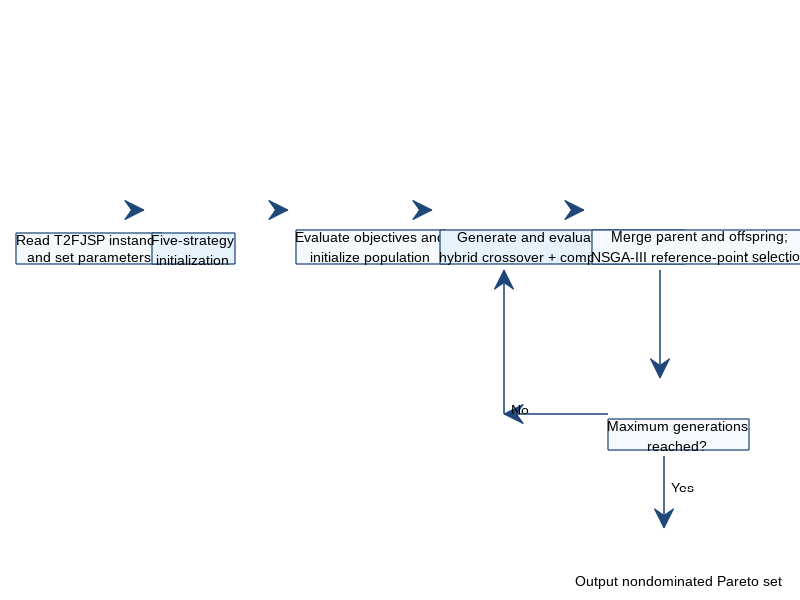

Recreate this plot in MATLAB. (Note: this script raises an error after producing the figure.)
function export_revised_figures()
%EXPORT_REVISED_FIGURES Create Figures 5 and 7 for the final 110 manuscript.
%   Figure 5 documents the final INSGA-III workflow (initialization + hybrid
%   crossover; no dynamic elitism). Figure 7 summarizes all 1,440 completed
%   factorial-ablation runs, rather than selecting a single representative
%   Pareto front.

    root = fileparts(fileparts(mfilename('fullpath')));
    resultsRoot = fullfile(root,'results');

    % Figure 5: compact final-algorithm workflow.
    fig = figure('Visible','off','Color','w','Position',[100 100 1100 390]);
    ax = axes(fig,'Position',[0 0 1 1]); axis(ax,[0 1 0 1]); axis(ax,'off');
    boxes = [0.02 0.56 0.14 0.18; 0.19 0.56 0.15 0.18; 0.37 0.56 0.15 0.18; ...
             0.55 0.56 0.16 0.18; 0.74 0.56 0.17 0.18];
    labels = {'Read T2FJSP instance\nand set parameters', ...
              'Five-strategy\ninitialization', ...
              'Evaluate objectives and\ninitialize population', ...
              'Generate and evaluate offspring:\nhybrid crossover + composite mutation', ...
              'Merge parent and offspring;\nNSGA-III reference-point selection'};
    % Neutral blue-grey palette shared with the statistical figures.
    colors = {[0.96 0.98 1.00],[0.90 0.95 0.99],[0.96 0.98 1.00],...
              [0.90 0.95 0.99],[0.96 0.98 1.00]};
    for k = 1:numel(labels)
        labelText = strrep(labels{k},'\n',newline);
        annotation(fig,'textbox',boxes(k,:),'String',labelText, ...
            'HorizontalAlignment','center','VerticalAlignment','middle', ...
            'FontName','Arial','FontSize',10,'LineWidth',0.9, ...
            'BackgroundColor',colors{k},'EdgeColor',[0.12 0.28 0.48], ...
            'Interpreter','none');
    end
    for k = 1:4
        x1 = boxes(k,1)+boxes(k,3); x2 = boxes(k+1,1);
        annotation(fig,'arrow',[x1+0.01 x2-0.01],[0.65 0.65], ...
            'LineWidth',1.1,'Color',[0.12 0.28 0.48]);
    end
    % Explicit termination decision and labelled Yes/No paths.
    annotation(fig,'textbox',[0.76 0.25 0.14 0.12], ...
        'String',sprintf('Maximum generations\nreached?'), ...
        'HorizontalAlignment','center','VerticalAlignment','middle', ...
        'FontName','Arial','FontSize',10,'LineWidth',0.9, ...
        'BackgroundColor',[0.97 0.98 0.99],'EdgeColor',[0.12 0.28 0.48], ...
        'Interpreter','none');
    annotation(fig,'arrow',[0.825 0.825],[0.55 0.37], ...
        'LineWidth',1.1,'Color',[0.12 0.28 0.48]);
    annotation(fig,'arrow',[0.76 0.63],[0.31 0.31], ...
        'LineWidth',1.1,'Color',[0.12 0.28 0.48]);
    annotation(fig,'arrow',[0.63 0.63],[0.31 0.55], ...
        'LineWidth',1.1,'Color',[0.12 0.28 0.48]);
    annotation(fig,'textbox',[0.64 0.31 0.05 0.04],'String','No', ...
        'HorizontalAlignment','center','FontName','Arial', ...
        'FontSize',10,'EdgeColor','none');
    annotation(fig,'arrow',[0.83 0.83],[0.24 0.12], ...
        'LineWidth',1.1,'Color',[0.12 0.28 0.48]);
    annotation(fig,'textbox',[0.84 0.18 0.05 0.04],'String','Yes', ...
        'HorizontalAlignment','center','FontName','Arial', ...
        'FontSize',10,'EdgeColor','none');
    annotation(fig,'textbox',[0.72 0.02 0.22 0.08], ...
        'String','Output nondominated Pareto set', ...
        'HorizontalAlignment','center','VerticalAlignment','middle', ...
        'FontName','Arial','FontSize',10,'EdgeColor','none');
    exportgraphics(fig,fullfile(resultsRoot,'revised_figure5_workflow.png'),'Resolution',600);
    close(fig);

    % Figure 6: composite-mutation sensitivity.  The plot uses all 600
    % completed runs (four instances, 30 common seeds, five Pm settings).
    runs = readtable(fullfile(resultsRoot,'mutation_sensitivity.csv'));
    rankSummary = readtable(fullfile(resultsRoot,'mutation_sensitivity_overall_rank.csv'));
    [pmValues,order] = sort(rankSummary.Pm,'ascend');
    meanRank = rankSummary.MeanRank(order);
    finalPosition = find(abs(pmValues-0.80) < eps,1);
    blockKeys = unique([runs.InstanceId,runs.Seed],'rows','stable');
    normalizedHV = nan(height(runs),1);
    for b = 1:size(blockKeys,1)
        isBlock = runs.InstanceId == blockKeys(b,1) & runs.Seed == blockKeys(b,2);
        normalizedHV(isBlock) = runs.HV(isBlock) ./ max(runs.HV(isBlock));
    end
    displayLabels = compose('%.2f',pmValues);
    displayLabels = cellstr(displayLabels);
    displayLabels{finalPosition} = '0.80*';
    colors = repmat([0.72 0.72 0.72],numel(pmValues),1);
    colors(finalPosition,:) = [0.12 0.35 0.68];

    fig = figure('Visible','off','Color','w','Position',[100 100 1200 450]);
    tl = tiledlayout(fig,1,2,'TileSpacing','compact','Padding','compact');
    ax1 = nexttile(tl); applyPaperAxisStyle(ax1); hold(ax1,'on'); grid(ax1,'on'); box(ax1,'on');
    bars = bar(ax1,1:numel(pmValues),meanRank,'FaceColor','flat', ...
        'EdgeColor',[0.15 0.15 0.15],'LineWidth',0.6);
    bars.CData = colors;
    xticks(ax1,1:numel(pmValues)); xticklabels(ax1,displayLabels);
    xlabel(ax1,'Composite-mutation probability P_m', ...
        'FontName','Arial','FontSize',10);
    ylabel(ax1,'Mean rank (lower is better)', ...
        'FontName','Arial','FontSize',10);
    ylim(ax1,[0 max(meanRank)+0.7]);
    text(ax1,0.02,0.96,'(a)','Units','normalized', ...
        'FontName','Arial','FontSize',10,'FontWeight','bold', ...
        'VerticalAlignment','top');

    ax2 = nexttile(tl); applyPaperAxisStyle(ax2); hold(ax2,'on'); grid(ax2,'on'); box(ax2,'on');
    x = []; y = [];
    for k = 1:numel(pmValues)
        values = normalizedHV(abs(runs.Pm-pmValues(k)) < eps);
        x = [x; repmat(k,numel(values),1)]; %#ok<AGROW>
        y = [y; values]; %#ok<AGROW>
    end
    boxchart(ax2,x,y,'MarkerStyle','none','BoxFaceColor',[0.83 0.83 0.83]);
    finalValues = normalizedHV(abs(runs.Pm-0.80) < eps);
    boxchart(ax2,repmat(finalPosition,numel(finalValues),1),finalValues, ...
        'MarkerStyle','none','BoxFaceColor',[0.12 0.35 0.68]);
    xticks(ax2,1:numel(pmValues)); xticklabels(ax2,displayLabels);
    xlabel(ax2,'Composite-mutation probability P_m', ...
        'FontName','Arial','FontSize',10);
    ylabel(ax2,'Normalized hypervolume (HV / block maximum)', ...
        'FontName','Arial','FontSize',10);
    ylim(ax2,[min(normalizedHV)-0.02 1.01]);
    text(ax2,0.02,0.96,'(b)','Units','normalized', ...
        'FontName','Arial','FontSize',10,'FontWeight','bold', ...
        'VerticalAlignment','top');
    exportgraphics(fig,fullfile(resultsRoot,'revised_figure6_mutation_sensitivity.png'),'Resolution',600);
    close(fig);

    % Figure 7: full factorial evidence from all 180 matched instance-seed
    % blocks. This avoids using a single selected run as the visual evidence.
    data = load(fullfile(resultsRoot,'factorial_ablation_analysis.mat'), ...
        'factorMap','rankMatrix','normalizedHV');
    labels = compose('%d%d%d',data.factorMap(:,1),data.factorMap(:,2),data.factorMap(:,3));
    meanRank = mean(data.rankMatrix,1);
    [rankOrder,order] = sort(meanRank,'ascend');
    orderedLabels = labels(order);
    orderedHV = data.normalizedHV(:,order);
    finalPosition = find(orderedLabels == "110",1);
    colors = repmat([0.72 0.72 0.72],numel(order),1);
    colors(finalPosition,:) = [0.12 0.35 0.68];

    fig = figure('Visible','off','Color','w','Position',[100 100 900 390]);
    tl = tiledlayout(fig,1,2,'TileSpacing','compact','Padding','compact');

    ax1 = nexttile(tl); applyPaperAxisStyle(ax1); hold(ax1,'on'); grid(ax1,'on'); box(ax1,'on');
    b = bar(ax1,1:numel(order),rankOrder,'FaceColor','flat','EdgeColor',[0.18 0.18 0.18],'LineWidth',0.6);
    b.CData = colors;
    displayLabels = cellstr(orderedLabels);
    displayLabels{finalPosition} = '110*';
    xticks(ax1,1:numel(order)); xticklabels(ax1,displayLabels);
    xlabel(ax1,'Configuration [Initialization, Crossover, Elitism]', ...
        'FontName','Arial','FontSize',10);
    ylabel(ax1,'Mean rank (lower is better)', ...
        'FontName','Arial','FontSize',10);
    text(ax1,0.02,0.96,'(a)','Units','normalized', ...
        'FontName','Arial','FontSize',10,'FontWeight','bold', ...
        'VerticalAlignment','top');
    ylim(ax1,[0 max(rankOrder)+0.6]);

    ax2 = nexttile(tl); applyPaperAxisStyle(ax2); hold(ax2,'on'); grid(ax2,'on'); box(ax2,'on');
    x = repelem(1:numel(order),size(orderedHV,1))';
    y = orderedHV(:);
    boxchart(ax2,x,y,'MarkerStyle','none','BoxFaceColor',[0.83 0.83 0.83]);
    % Overlay the final configuration in blue to make the selected final
    % design identifiable without suppressing the other factorial results.
    boxchart(ax2,repmat(finalPosition,size(orderedHV,1),1), ...
        orderedHV(:,finalPosition),'MarkerStyle','none', ...
        'BoxFaceColor',[0.12 0.35 0.68]);
    xticks(ax2,1:numel(order)); xticklabels(ax2,displayLabels);
    xlabel(ax2,'Configuration [Initialization, Crossover, Elitism]', ...
        'FontName','Arial','FontSize',10);
    ylabel(ax2,'Normalized hypervolume (HV / block maximum)', ...
        'FontName','Arial','FontSize',10);
    text(ax2,0.02,0.96,'(b)','Units','normalized', ...
        'FontName','Arial','FontSize',10,'FontWeight','bold', ...
        'VerticalAlignment','top');
    ylim(ax2,[min(orderedHV(:))-0.02 1.01]);
    exportgraphics(fig,fullfile(resultsRoot,'revised_figure7_factorial_evidence.png'),'Resolution',600);
    close(fig);
    fprintf('Revised figures saved in %s\n',resultsRoot);
end

function applyPaperAxisStyle(ax)
    set(ax,'FontName','Arial','FontSize',9,'LineWidth',0.75, ...
        'GridColor',[0.82 0.82 0.82],'GridAlpha',0.45, ...
        'XColor',[0.15 0.15 0.15],'YColor',[0.15 0.15 0.15]);
end
